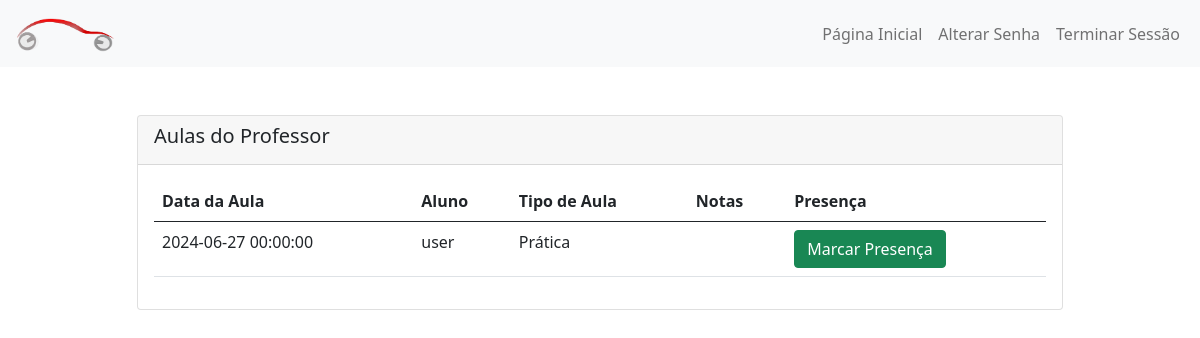
Page /inicio_professor.php (signed in) on the committed database.
### tables this page shows
CREATE TABLE IF NOT EXISTS `aula` (
  `id_aula` int NOT NULL AUTO_INCREMENT,
  `titulo_aula` varchar(45) NOT NULL COMMENT 'Título da Aula',
  `data_aula` datetime NOT NULL COMMENT 'Data da aula',
  `notas_aula` varchar(45) DEFAULT NULL COMMENT 'Possíveis notas a escrever',
  `presenca_aula` tinyint NOT NULL DEFAULT '0' COMMENT 'Marca a presença na aula.',
  `fk_tipo_aula` int NOT NULL COMMENT 'Foreign Key do tipo de aula.\\n0 = Prática\\n1 = Teórica\\n2 = Teórico-Prática.',
  `fk_id_aluno` int NOT NULL COMMENT 'Foreign key do tipo de aluno',
  `fk_id_instrutor` int NOT NULL COMMENT 'Foreign key do tipo de instrutor',
  `eliminado_aula` int NOT NULL DEFAULT '0' COMMENT 'Estado de Eliminação. 1 = Eliminado, 0 = Não Eliminado',
  PRIMARY KEY (`id_aula`),
  KEY `fk_id_instrutor` (`fk_id_instrutor`),
  KEY `fk_tipo_aula` (`fk_tipo_aula`),
  KEY `fk_id_aluno` (`fk_id_aluno`) USING BTREE
);

CREATE TABLE IF NOT EXISTS `utilizador` (
  `id_utilizador` int NOT NULL AUTO_INCREMENT,
  `username_utilizador` varchar(45) DEFAULT NULL COMMENT 'Username do utilizador.',
  `email_utilizador` varchar(45) DEFAULT NULL COMMENT 'Email do utilizador.',
  `password_utilizador` varchar(45) DEFAULT NULL COMMENT 'Password encriptada do utilizador',
  `fk_tipoutilizador` int NOT NULL COMMENT 'Foreign key associada à tabela tipo_utilizador.',
  `eliminado_utilizador` tinyint NOT NULL DEFAULT '0' COMMENT 'Estado de Eliminação. | Eliminado = 1 | Não Eliminado = 0',
  `utilizadorcol` varchar(45) DEFAULT NULL,
  PRIMARY KEY (`id_utilizador`),
  KEY `fk_tipo` (`fk_tipoutilizador`)
);

CREATE TABLE IF NOT EXISTS `tipo_aula` (
  `id_tipo_aula` int NOT NULL,
  `titulo_tipo_aula` varchar(45) NOT NULL,
  PRIMARY KEY (`id_tipo_aula`)
);

### inicio_professor.php (the view, shortened to what this page needs)
<?php
$conn = dbConnection();
$sqlAulasProfessor = "SELECT a.id_aula, u.username_utilizador AS aluno, t.titulo_tipo_aula AS tipo_aula, a.data_aula, a.presenca_aula, a.notas_aula
FROM aula a
INNER JOIN utilizador u ON a.fk_id_aluno = u.id_utilizador
INNER JOIN tipo_aula t ON a.fk_tipo_aula = t.id_tipo_aula
WHERE a.fk_id_instrutor = ? AND a.eliminado_aula = 0";
$stmtAulasProfessor = $conn->prepare($sqlAulasProfessor);
$stmtAulasProfessor->bind_param("i", $_SESSION['id_utilizador']);
$stmtAulasProfessor->execute();
$resultAulasProfessor = $stmtAulasProfessor->get_result();
?>
<!DOCTYPE html>
<html lang="pt-pt">
<head>
    <link rel="stylesheet" href="https://cdn.jsdelivr.net/npm/bootstrap@5.0.2/dist/css/bootstrap.min.css">
</head>
<body>
<nav class='navbar navbar-expand-md navbar-light bg-light'>
        <div class='container-fluid'>
            <a class='navbar-brand'>
                <img src='src/logo.png' alt='Logo' height='40' class='d-inline-block align-text-top'>
            </a>
            <div class='collapse navbar-collapse' id='navbarNav'>
                <ul class='navbar-nav ms-auto'>
                    <li class='nav-item'>
                        <a class='nav-link' href='#' id='home-btn'>Página Inicial</a>
                    </li>
                    <li class="nav-item">
                        <a class="nav-link" href="#" data-bs-toggle="modal" data-bs-target="#modalAlterarSenha">Alterar Senha</a>
                    </li>
                    <li class='nav-item'>
                        <a class='nav-link' href='inicio_professor.php?logout=true'>Terminar Sessão</a>
                    </li>
                </ul>
            </div>
        </div>
    </nav>
<div class="container my-5">
    <div class="row justify-content-center">
        <div class="col-md-10">
            <div class="card">
                <div class="card-header">
                    <h5 class="card-title">Aulas do Professor</h5>
                </div>
                <div class="card-body">
                    <table class="table">
                        <thead>
                            <tr>
                                <th>Data da Aula</th>
                                <th>Aluno</th>
                                <th>Tipo de Aula</th>
                                <th>Notas</th>
                                <th>Presença</th>
                            </tr>
                        </thead>
                        <tbody>
                            <?php
                            while ($row = $resultAulasProfessor->fetch_assoc()) {
                                ?>
                                <tr>
                                    <td><?= $row['data_aula'] ?></td>
                                    <td><?= $row['aluno'] ?></td>
                                    <td><?= $row['tipo_aula'] ?></td>
                                    <td><?= $row['notas_aula'] ?></td>
                                    <td>
                                        <form method="post" action="">
                                            <button type="submit" class="btn <?= $row['presenca_aula'] ? 'btn-danger' : 'btn-success' ?>">
                                                <?= $row['presenca_aula'] ? 'Retirar Presença' : 'Marcar Presença' ?>
                                            </button>
                                        </form>
                                    </td>
                                </tr>
                                <?php
                            }
                            ?>
                        </tbody>
                    </table>
                </div>
            </div>
        </div>
    </div>
</div>
</body>
</html>

### rows in the picture
aula: data_aula "2024-06-27 00:00:00", fk_id_aluno.username_utilizador "user", fk_tipo_aula.titulo_tipo_aula "Prática", presenca_aula "Marcar Presença"
